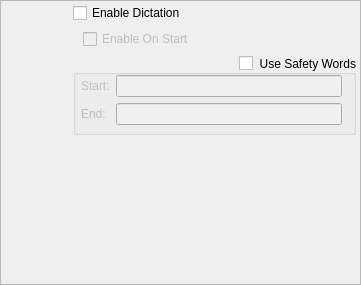
<?xml version="1.0" encoding="UTF-8"?>
<ui version="4.0">
 <class>DictationSettingsPane</class>
 <widget class="QFrame" name="DictationSettingsPane">
  <property name="geometry">
   <rect>
    <x>0</x>
    <y>0</y>
    <width>361</width>
    <height>285</height>
   </rect>
  </property>
  <property name="windowTitle">
   <string>Frame</string>
  </property>
  <property name="frameShape">
   <enum>QFrame::StyledPanel</enum>
  </property>
  <property name="frameShadow">
   <enum>QFrame::Raised</enum>
  </property>
  <widget class="QWidget" name="gridLayoutWidget">
   <property name="geometry">
    <rect>
     <x>3</x>
     <y>3</y>
     <width>353</width>
     <height>277</height>
    </rect>
   </property>
   <layout class="QGridLayout" name="gridLayout">
    <item row="4" column="0">
     <spacer name="horizontalSpacer">
      <property name="orientation">
       <enum>Qt::Horizontal</enum>
      </property>
      <property name="sizeType">
       <enum>QSizePolicy::Minimum</enum>
      </property>
      <property name="sizeHint" stdset="0">
       <size>
        <width>70</width>
        <height>20</height>
       </size>
      </property>
     </spacer>
    </item>
    <item row="0" column="1">
     <widget class="QCheckBox" name="checkBoxEnable">
      <property name="sizePolicy">
       <sizepolicy hsizetype="MinimumExpanding" vsizetype="Fixed">
        <horstretch>0</horstretch>
        <verstretch>0</verstretch>
       </sizepolicy>
      </property>
      <property name="text">
       <string>Enable Dictation</string>
      </property>
     </widget>
    </item>
    <item row="4" column="1">
     <spacer name="verticalSpacer">
      <property name="orientation">
       <enum>Qt::Vertical</enum>
      </property>
      <property name="sizeHint" stdset="0">
       <size>
        <width>20</width>
        <height>40</height>
       </size>
      </property>
     </spacer>
    </item>
    <item row="2" column="1">
     <layout class="QHBoxLayout" name="horizontalLayout">
      <item>
       <spacer name="horizontalSpacer_2">
        <property name="orientation">
         <enum>Qt::Horizontal</enum>
        </property>
        <property name="sizeType">
         <enum>QSizePolicy::Fixed</enum>
        </property>
        <property name="sizeHint" stdset="0">
         <size>
          <width>10</width>
          <height>20</height>
         </size>
        </property>
       </spacer>
      </item>
      <item>
       <widget class="QCheckBox" name="checkBoxEnableStart">
        <property name="enabled">
         <bool>false</bool>
        </property>
        <property name="text">
         <string>Enable On Start</string>
        </property>
       </widget>
      </item>
     </layout>
    </item>
    <item row="3" column="1">
     <widget class="QGroupBox" name="groupBoxKeywords">
      <property name="minimumSize">
       <size>
        <width>0</width>
        <height>80</height>
       </size>
      </property>
      <property name="title">
       <string>Use Safety Words</string>
      </property>
      <property name="alignment">
       <set>Qt::AlignRight|Qt::AlignTrailing|Qt::AlignVCenter</set>
      </property>
      <property name="flat">
       <bool>true</bool>
      </property>
      <property name="checkable">
       <bool>true</bool>
      </property>
      <property name="checked">
       <bool>false</bool>
      </property>
      <widget class="QWidget" name="formLayoutWidget">
       <property name="geometry">
        <rect>
         <x>8</x>
         <y>20</y>
         <width>261</width>
         <height>57</height>
        </rect>
       </property>
       <layout class="QFormLayout" name="formLayout">
        <item row="0" column="0">
         <widget class="QLabel" name="lblStart">
          <property name="text">
           <string>Start:</string>
          </property>
         </widget>
        </item>
        <item row="0" column="1">
         <widget class="QLineEdit" name="lineEditStart"/>
        </item>
        <item row="1" column="0">
         <widget class="QLabel" name="lblEnd">
          <property name="text">
           <string>End:</string>
          </property>
         </widget>
        </item>
        <item row="1" column="1">
         <widget class="QLineEdit" name="lineEditEnd"/>
        </item>
       </layout>
      </widget>
     </widget>
    </item>
   </layout>
  </widget>
 </widget>
 <resources/>
 <connections>
  <connection>
   <sender>checkBoxEnable</sender>
   <signal>toggled(bool)</signal>
   <receiver>checkBoxEnableStart</receiver>
   <slot>setEnabled(bool)</slot>
   <hints>
    <hint type="sourcelabel">
     <x>216</x>
     <y>14</y>
    </hint>
    <hint type="destinationlabel">
     <x>216</x>
     <y>39</y>
    </hint>
   </hints>
  </connection>
 </connections>
</ui>
